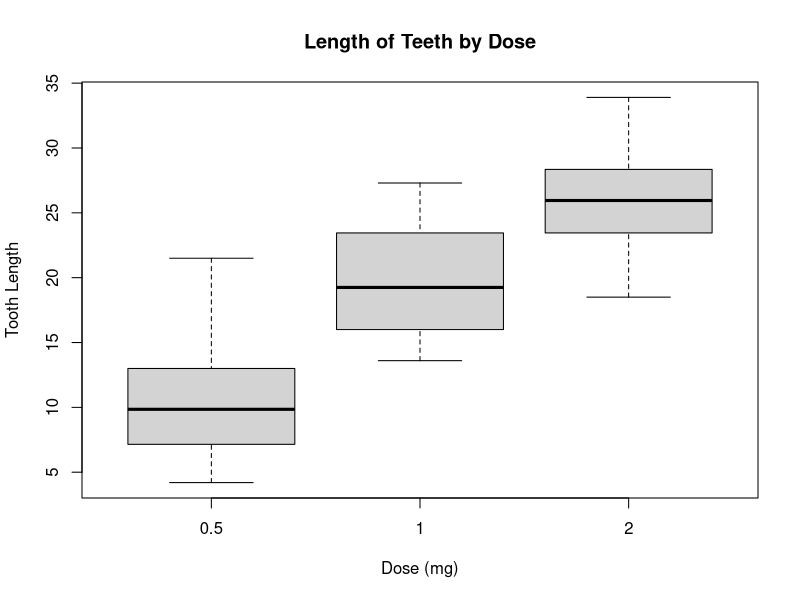
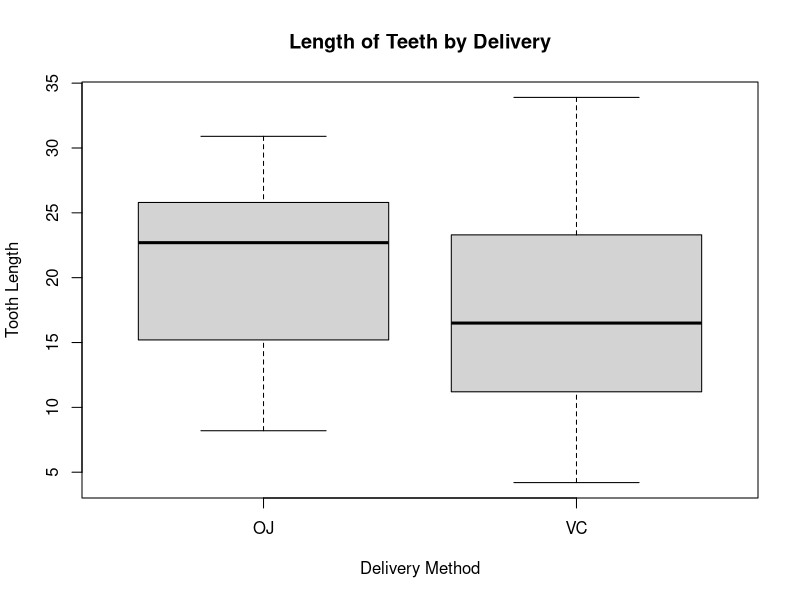

Recreate these plots in R, in order.
## ---- chunk 1
library(datasets)
tooth <- ToothGrowth
dim(tooth)
head(tooth)
str(tooth)
## ---- chunk 2
#pairs(tooth)
boxplot(tooth$len ~ tooth$dose, main = "Length of Teeth by Dose", xlab = "Dose (mg)", ylab = "Tooth Length")
## ---- chunk 3
boxplot(tooth$len ~ tooth$supp, main = "Length of Teeth by Delivery", xlab = "Delivery Method", ylab = "Tooth Length")
## ---- chunk 4
OJ_0.5 <- tooth[tooth$supp == "OJ" & tooth$dose == 0.5,]
OJ_1 <- tooth[tooth$supp == "OJ" & tooth$dose == 1,]
OJ_2 <- tooth[tooth$supp == "OJ" & tooth$dose == 2,]
VC_0.5 <- tooth[tooth$supp == "VC" & tooth$dose == 0.5,]
VC_1 <- tooth[tooth$supp == "VC" & tooth$dose == 1,]
VC_2 <- tooth[tooth$supp == "VC" & tooth$dose == 2,]
## ---- chunk 5
tsupp1 <- t.test(OJ_0.5$len, VC_0.5$len, paired = F, var.equal = F)
tsupp2 <- t.test(OJ_1$len, VC_1$len, paired = F, var.equal = F)
tsupp3 <- t.test(OJ_2$len, VC_1$len, paired = F, var.equal = F)
## ---- chunk 6
tdoseOJ1 <- t.test(OJ_0.5$len, OJ_1$len, paired = F, var.equal = F)
tdoseOJ2 <- t.test(OJ_0.5$len, OJ_2$len, paired = F, var.equal = F)
tdoseOJ3 <- t.test(OJ_1$len, OJ_2$len, paired = F, var.equal = F)
tdoseVC1 <- t.test(VC_0.5$len, VC_1$len, paired = F, var.equal = F)
tdoseVC2 <- t.test(VC_0.5$len, VC_2$len, paired = F, var.equal = F)
tdoseVC3 <- t.test(VC_1$len, VC_2$len, paired = F, var.equal = F)
